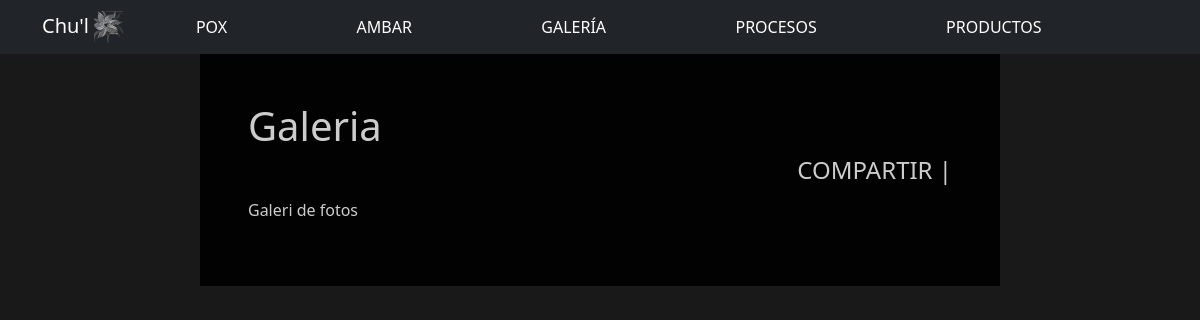
/galeria/, run on an earlier commit of the app's database.
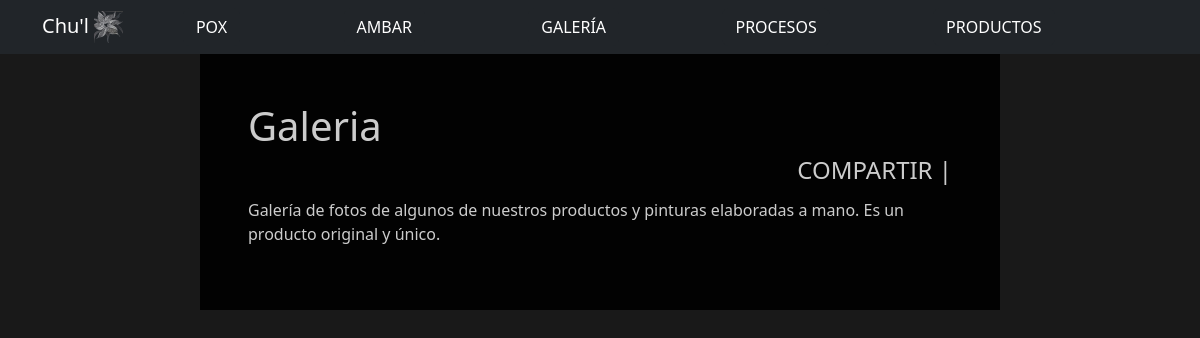
And on a later commit of the database.
### blog/models.py (models this page shows, shortened)
class Page(models.Model):
    author = models.ForeignKey(User, on_delete=models.CASCADE)
    title = models.CharField(max_length=200)
    slug = models.SlugField(max_length=200, null=True, blank=True, unique=True, default='')
    category = models.CharField(max_length=50, default='')
    image_cover = models.ImageField(upload_to = 'images/', blank=True)
    text = models.TextField()
    created_date = models.DateTimeField(default=timezone.now)
    published_date = models.DateTimeField(blank=True, null=True)

### blog/views.py (the view)
# urls.py: path('<slug:slug>/', PageDetail.as_view(), name='page_detail'),
class PageDetail(DetailView):
    model = Page
    template_name = 'blog/page_detail.html'

### blog/templatetags/webp.py (called while the page is built)
@register.filter
def webp(string):
    path_webp = str(os.path.splitext(string)[0] + '.webp')
    return(path_webp)

### blog/templates/blog/page_detail.html (shortened to what this page needs)
{% extends 'blog/base.html' %}
{% load static %}
{% load webp %}
{% block content %}
<div id="page" class="article mx-auto px-5 py-5 mx-0 my-0 col-lg-8 overflow-hidden">
  <h1 class="fs-1 post-head">{{ object.title }}</h1>
  <div class="d-flex justify-content-end">
  <span class="fs-4 fw-light lh-1">COMPARTIR | </span>
</div>
  {{ object.text | safe }}
</div>
{% endblock %}

What changed in the data, as far as the page shows it:
changed Page "Galeria": text "Galeri de fotos" → "Galería de fotos de algunos de nuestros productos y pinturas elaboradas a mano. Es un producto original y único."
